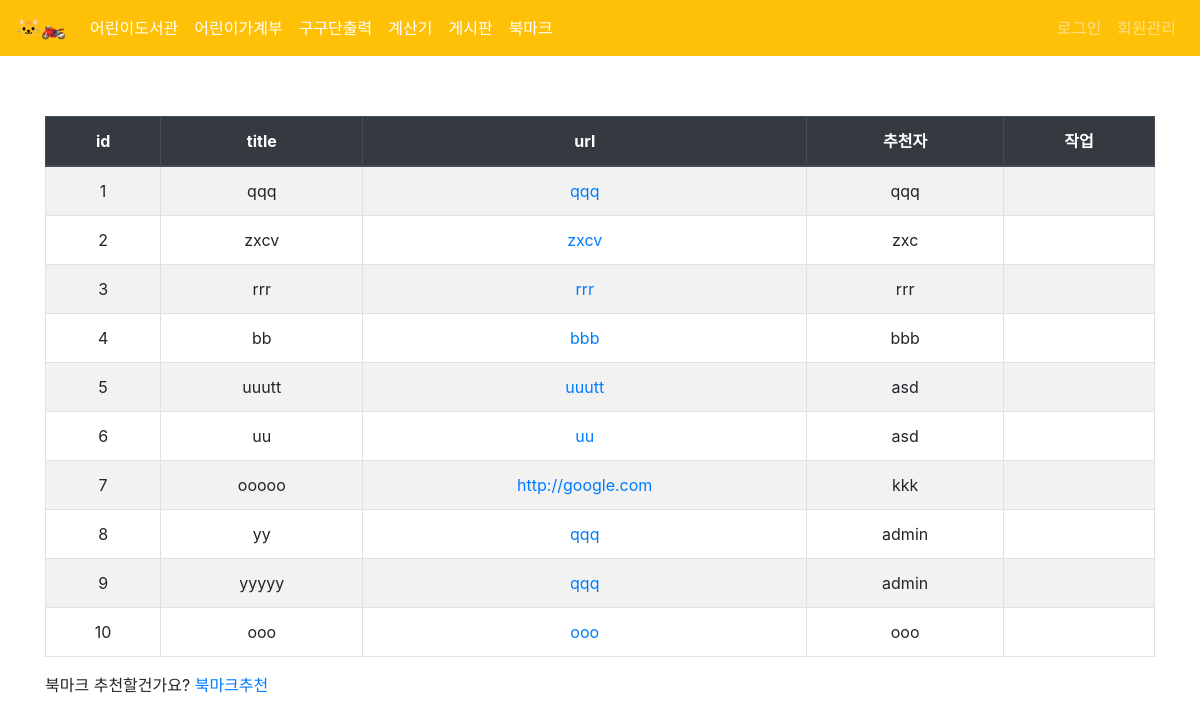
Screenshot of /bookmark/ with the database file from the repository.
### bookmark/models.py (models this page shows, shortened)
class Bookmark(db.Model):
    __tablename__ = 'bookmark'
    id = db.Column(db.Integer, primary_key=True)
    title = db.Column(db.String(255))
    url = db.Column(db.Text, nullable=False)
    member = db.Column(db.Text, nullable=True)

### bookmark/views.py (the view)
@bookmark_bp.route('/', methods=['GET', 'POST'])
def bookmark_home():
    dao = BookmarkDAO(db.session)
    bookmarks = dao.read_all_data()
    return render_template('bookmark/list_bookmark.html', bookmarks=bookmarks,current_user=current_user)

### bookmark/bookmark_dao.py (called while the page is built)
    def create_table(self):
        from sqlalchemy import create_engine
        engine = create_engine('sqlite:///my_database.db')
        create_table_sql = '''
            CREATE TABLE IF NOT EXISTS bookmark (
                id INTEGER PRIMARY KEY AUTOINCREMENT,
                title TEXT,
                url TEXT,
                member TEXT
            );
        '''

    def read_all_data(self):
        try:
            data = Bookmark.query.all()
            return data
        except Exception as e:
            print(f"Error during data retrieval: {e}")
            return []

### templates/bookmark/list_bookmark.html (shortened to what this page needs)
{% extends 'base.html' %}
{% block content %}
<table class="table table-striped table-bordered">
    <thead class="thead-dark">
        <tr>
            <th>id</th>
            <th>title</th>
            <th>url</th>
            <th>추천자</th>
            <th>작업</th>
        </tr>
    </thead>
    <tbody>
        {% for row in bookmarks %}
        <tr>
            <td>{{ row.id }}</td>
            <td>{{ row.title }}</td>
            <td><a href="{{ row.url }}" target="_blank">{{ row.url }}</a></td>
            <td>{{ row.member }}</td>
            <td>
            </td>
        </tr>
        {% endfor %}
    </tbody>
</table>
<p>북마크 추천할건가요? <a href="{{ url_for('unique_bookmark.add_bookmark_form') }}">북마크추천</a></p>
{% endblock %}

### templates/bookmark/list_bookmark.html (style rules this page uses)
body { padding: 20px; }
table { width: 100%; }
th, td { text-align: center; vertical-align: middle !important; }

### rows the page displays
Bookmark: id "1", title "qqq", url "qqq", member "qqq"
Bookmark: id "2", title "zxcv", url "zxcv", member "zxc"
Bookmark: id "3", title "rrr", url "rrr", member "rrr"
Bookmark: id "4", title "bb", url "bbb", member "bbb"
Bookmark: id "5", title "uuutt", url "uuutt", member "asd"
Bookmark: id "6", title "uu", url "uu", member "asd"
Bookmark: id "7", title "ooooo", url "http://google.com", member "kkk"
Bookmark: id "8", title "yy", url "qqq", member "admin"
Bookmark: id "9", title "yyyyy", url "qqq", member "admin"
Bookmark: id "10", title "ooo", url "ooo", member "ooo"
